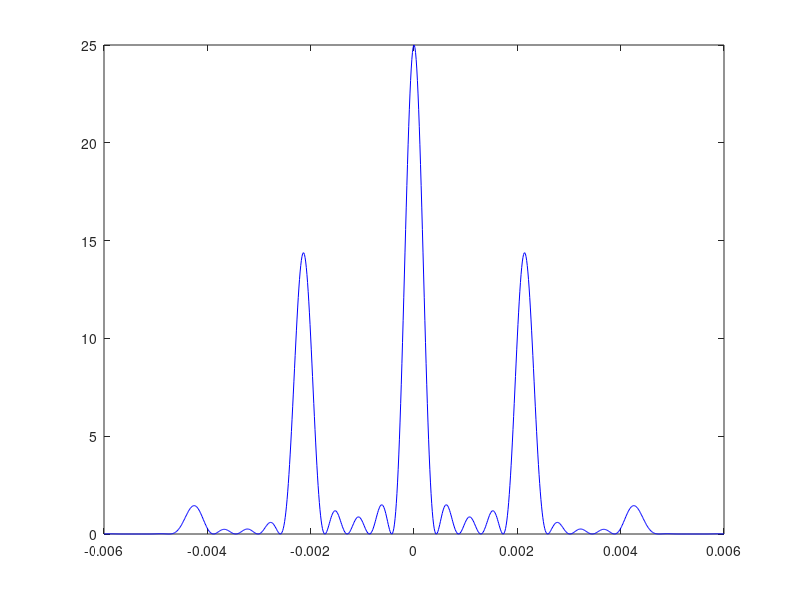

The MATLAB source for this figure:
hold off;
a = 250e-6;
b = 100e-6;
L = 1;
l = 539e-9;
N = 1;
x = linspace(-0.006, 0.006, 1000);
alpha = pi*a*sin(tanh(x/L))/l;
beta = pi*b*sin(tanh(x/L))/l;
I = @(x, N) ((sin(beta)./beta).^2).*((sin(N*alpha)./sin(alpha)).^2);
I0 = @(x, N) N.^2*(sin(beta)./beta).^2;
%plot(x, I(x, 2), 'b');
plot(x, I(x, 5), 'b');
%plot(x, I0(x, 2), 'r');